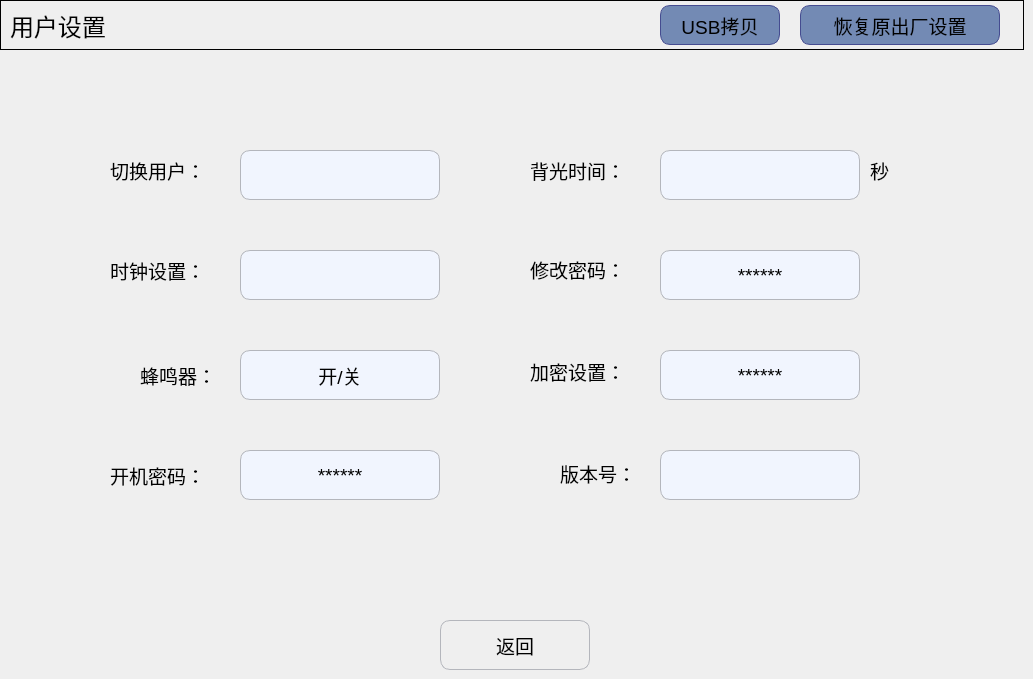
   <widget class="QWidget" name="page">
    <widget class="QPushButton" name="Btn_back">
     <property name="geometry">
      <rect>
       <x>440</x>
       <y>620</y>
       <width>150</width>
       <height>50</height>
      </rect>
     </property>
     <property name="minimumSize">
      <size>
       <width>150</width>
       <height>50</height>
      </size>
     </property>
     <property name="maximumSize">
      <size>
       <width>150</width>
       <height>50</height>
      </size>
     </property>
     <property name="font">
      <font>
       <pointsize>14</pointsize>
      </font>
     </property>
     <property name="styleSheet">
      <string notr="true">QPushButton
{
    border-style:solid; /*边框风格*/
    border-width:1px;/*边框宽度*/
    border-color:#B4B6BC; /*边框颜色*/
    border-radius:10px; /*边框倒角*/
}
QPushButton:pressed
{
    border-style:outset; /*边框风格*/
    background-color:qlineargradient(x1: 0, y1: 0, x2: 0, y2: 1, stop:0 #00befa, stop: 1 #0160ea);/*背景色*/
    border-width:1px;/*边框宽度*/
    border-color:#0055ff; /*边框颜色*/
    border-radius:10px; /*边框倒角*/
}</string>
     </property>
     <property name="text">
      <string>返回</string>
     </property>
     <property name="icon">
      <iconset resource="../resource.qrc">
       <normaloff>:/SetPage/setpage_images/back.png</normaloff>:/SetPage/setpage_images/back.png</iconset>
     </property>
     <property name="iconSize">
      <size>
       <width>40</width>
       <height>40</height>
      </size>
     </property>
    </widget>
    <widget class="QGroupBox" name="groupBox_2">
     <property name="geometry">
      <rect>
       <x>0</x>
       <y>0</y>
       <width>1024</width>
       <height>50</height>
      </rect>
     </property>
     <property name="minimumSize">
      <size>
       <width>1024</width>
       <height>50</height>
      </size>
     </property>
     <property name="maximumSize">
      <size>
       <width>1024</width>
       <height>50</height>
      </size>
     </property>
     <property name="styleSheet">
      <string notr="true">QGroupBox{
	border:  1px solid black;
}</string>
     </property>
     <property name="title">
      <string/>
     </property>
     <widget class="QLabel" name="label">
      <property name="geometry">
       <rect>
        <x>10</x>
        <y>10</y>
        <width>161</width>
        <height>31</height>
       </rect>
      </property>
      <property name="font">
       <font>
        <pointsize>18</pointsize>
       </font>
      </property>
      <property name="text">
       <string>用户设置</string>
      </property>
     </widget>
     <widget class="QPushButton" name="Btn_USBcopy">
      <property name="geometry">
       <rect>
        <x>660</x>
        <y>5</y>
        <width>120</width>
        <height>40</height>
       </rect>
      </property>
      <property name="minimumSize">
       <size>
        <width>120</width>
        <height>40</height>
       </size>
      </property>
      <property name="maximumSize">
       <size>
        <width>120</width>
        <height>40</height>
       </size>
      </property>
      <property name="font">
       <font>
        <pointsize>14</pointsize>
       </font>
      </property>
      <property name="styleSheet">
       <string notr="true">QPushButton
{
    background-color:#738AB4;
    border-style:solid; /*边框风格*/
    border-width:1px;/*边框宽度*/
    border-color:#454C90; /*边框颜色*/
    border-radius:10px; /*边框倒角*/
}
QPushButton:pressed
{
    border-style:outset; /*边框风格*/
    background-color:qlineargradient(x1: 0, y1: 0, x2: 0, y2: 1, stop:0 #00befa, stop: 1 #0160ea);/*背景色*/
    border-width:1px;/*边框宽度*/
    border-color:#0055ff; /*边框颜色*/
    border-radius:10px; /*边框倒角*/
}</string>
      </property>
      <property name="text">
       <string>USB拷贝</string>
      </property>
      <property name="iconSize">
       <size>
        <width>40</width>
        <height>40</height>
       </size>
      </property>
     </widget>
     <widget class="QPushButton" name="Btn_RST">
      <property name="geometry">
       <rect>
        <x>800</x>
        <y>5</y>
        <width>200</width>
        <height>40</height>
       </rect>
      </property>
      <property name="minimumSize">
       <size>
        <width>200</width>
        <height>40</height>
       </size>
      </property>
      <property name="maximumSize">
       <size>
        <width>200</width>
        <height>40</height>
       </size>
      </property>
      <property name="font">
       <font>
        <pointsize>14</pointsize>
       </font>
      </property>
      <property name="styleSheet">
       <string notr="true">QPushButton
{
    background-color:#738AB4;
    border-style:solid; /*边框风格*/
    border-width:1px;/*边框宽度*/
    border-color:#454C90; /*边框颜色*/
    border-radius:10px; /*边框倒角*/
}
QPushButton:pressed
{
    border-style:outset; /*边框风格*/
    background-color:qlineargradient(x1: 0, y1: 0, x2: 0, y2: 1, stop:0 #00befa, stop: 1 #0160ea);/*背景色*/
    border-width:1px;/*边框宽度*/
    border-color:#0055ff; /*边框颜色*/
    border-radius:10px; /*边框倒角*/
}</string>
      </property>
      <property name="text">
       <string>恢复原出厂设置</string>
      </property>
      <property name="iconSize">
       <size>
        <width>40</width>
        <height>40</height>
       </size>
      </property>
     </widget>
    </widget>
    <widget class="QLabel" name="label_14">
     <property name="geometry">
      <rect>
       <x>110</x>
       <y>450</y>
       <width>121</width>
       <height>51</height>
      </rect>
     </property>
     <property name="font">
      <font>
       <pointsize>14</pointsize>
      </font>
     </property>
     <property name="text">
      <string>开机密码：</string>
     </property>
    </widget>
    <widget class="QLineEdit" name="Edit_backlightTime">
     <property name="geometry">
      <rect>
       <x>660</x>
       <y>150</y>
       <width>200</width>
       <height>50</height>
      </rect>
     </property>
     <property name="minimumSize">
      <size>
       <width>200</width>
       <height>50</height>
      </size>
     </property>
     <property name="maximumSize">
      <size>
       <width>200</width>
       <height>50</height>
      </size>
     </property>
     <property name="font">
      <font>
       <pointsize>14</pointsize>
      </font>
     </property>
     <property name="styleSheet">
      <string notr="true">QLineEdit
{
    background-color:#F1F5FE;
    border-style:solid; /*边框风格*/
    border-width:1px;/*边框宽度*/
    border-color:#B4B6BC; /*边框颜色*/
    border-radius:10px; /*边框倒角*/
}</string>
     </property>
     <property name="echoMode">
      <enum>QLineEdit::Normal</enum>
     </property>
     <property name="alignment">
      <set>Qt::AlignCenter</set>
     </property>
    </widget>
    <widget class="QLabel" name="label_15">
     <property name="geometry">
      <rect>
       <x>140</x>
       <y>360</y>
       <width>101</width>
       <height>31</height>
      </rect>
     </property>
     <property name="font">
      <font>
       <pointsize>14</pointsize>
      </font>
     </property>
     <property name="text">
      <string>蜂鸣器：</string>
     </property>
    </widget>
    <widget class="QLabel" name="label_13">
     <property name="geometry">
      <rect>
       <x>110</x>
       <y>250</y>
       <width>121</width>
       <height>41</height>
      </rect>
     </property>
     <property name="font">
      <font>
       <pointsize>14</pointsize>
      </font>
     </property>
     <property name="text">
      <string>时钟设置：</string>
     </property>
    </widget>
    <widget class="QLabel" name="label_12">
     <property name="geometry">
      <rect>
       <x>110</x>
       <y>150</y>
       <width>121</width>
       <height>41</height>
      </rect>
     </property>
     <property name="font">
      <font>
       <pointsize>14</pointsize>
      </font>
     </property>
     <property name="text">
      <string>切换用户：</string>
     </property>
    </widget>
    <widget class="QLabel" name="label_16">
     <property name="geometry">
      <rect>
       <x>530</x>
       <y>351</y>
       <width>121</width>
       <height>41</height>
      </rect>
     </property>
     <property name="font">
      <font>
       <pointsize>14</pointsize>
      </font>
     </property>
     <property name="text">
      <string>加密设置：</string>
     </property>
    </widget>
    <widget class="QLabel" name="label_17">
     <property name="geometry">
      <rect>
       <x>560</x>
       <y>453</y>
       <width>91</width>
       <height>41</height>
      </rect>
     </property>
     <property name="font">
      <font>
       <pointsize>14</pointsize>
      </font>
     </property>
     <property name="text">
      <string>版本号：</string>
     </property>
    </widget>
    <widget class="QLabel" name="label_18">
     <property name="geometry">
      <rect>
       <x>530</x>
       <y>150</y>
       <width>121</width>
       <height>41</height>
      </rect>
     </property>
     <property name="font">
      <font>
       <pointsize>14</pointsize>
      </font>
     </property>
     <property name="text">
      <string>背光时间：</string>
     </property>
    </widget>
    <widget class="QLabel" name="label_19">
     <property name="geometry">
      <rect>
       <x>530</x>
       <y>249</y>
       <width>121</width>
       <height>41</height>
      </rect>
     </property>
     <property name="font">
      <font>
       <pointsize>14</pointsize>
      </font>
     </property>
     <property name="text">
      <string>修改密码：</string>
     </property>
    </widget>
    <widget class="QLabel" name="label_20">
     <property name="geometry">
      <rect>
       <x>870</x>
       <y>150</y>
       <width>41</width>
       <height>41</height>
      </rect>
     </property>
     <property name="font">
      <font>
       <pointsize>14</pointsize>
      </font>
     </property>
     <property name="text">
      <string>秒</string>
     </property>
    </widget>
    <widget class="QPushButton" name="Btn_clockSet">
     <property name="geometry">
      <rect>
       <x>240</x>
       <y>250</y>
       <width>200</width>
       <height>50</height>
      </rect>
     </property>
     <property name="minimumSize">
      <size>
       <width>200</width>
       <height>50</height>
      </size>
     </property>
     <property name="maximumSize">
      <size>
       <width>200</width>
       <height>50</height>
      </size>
     </property>
     <property name="font">
      <font>
       <pointsize>9</pointsize>
      </font>
     </property>
     <property name="styleSheet">
      <string notr="true">QPushButton
{
    background-color:#F1F5FE;
    border-style:solid; /*边框风格*/
    border-width:1px;/*边框宽度*/
    border-color:#B4B6BC; /*边框颜色*/
    border-radius:10px; /*边框倒角*/
}
QPushButton:pressed
{
    border-style:outset; /*边框风格*/
    background-color:qlineargradient(x1: 0, y1: 0, x2: 0, y2: 1, stop:0 #00befa, stop: 1 #0160ea);/*背景色*/
    border-width:1px;/*边框宽度*/
    border-color:#0055ff; /*边框颜色*/
    border-radius:10px; /*边框倒角*/
}</string>
     </property>
     <property name="text">
      <string/>
     </property>
     <property name="iconSize">
      <size>
       <width>40</width>
       <height>40</height>
      </size>
     </property>
    </widget>
    <widget class="QPushButton" name="Btn_modPassword">
     <property name="geometry">
      <rect>
       <x>660</x>
       <y>250</y>
       <width>200</width>
       <height>50</height>
      </rect>
     </property>
     <property name="minimumSize">
      <size>
       <width>200</width>
       <height>50</height>
      </size>
     </property>
     <property name="maximumSize">
      <size>
       <width>200</width>
       <height>50</height>
      </size>
     </property>
     <property name="font">
      <font>
       <pointsize>14</pointsize>
      </font>
     </property>
     <property name="styleSheet">
      <string notr="true">QPushButton
{
    background-color:#F1F5FE;
    border-style:solid; /*边框风格*/
    border-width:1px;/*边框宽度*/
    border-color:#B4B6BC; /*边框颜色*/
    border-radius:10px; /*边框倒角*/
}
QPushButton:pressed
{
    border-style:outset; /*边框风格*/
    background-color:qlineargradient(x1: 0, y1: 0, x2: 0, y2: 1, stop:0 #00befa, stop: 1 #0160ea);/*背景色*/
    border-width:1px;/*边框宽度*/
    border-color:#0055ff; /*边框颜色*/
    border-radius:10px; /*边框倒角*/
}</string>
     </property>
     <property name="text">
      <string>******</string>
     </property>
     <property name="iconSize">
      <size>
       <width>40</width>
       <height>40</height>
      </size>
     </property>
    </widget>
    <widget class="QPushButton" name="Btn_encryptionSet">
     <property name="geometry">
      <rect>
       <x>660</x>
       <y>350</y>
       <width>200</width>
       <height>50</height>
      </rect>
     </property>
     <property name="minimumSize">
      <size>
       <width>200</width>
       <height>50</height>
      </size>
     </property>
     <property name="maximumSize">
      <size>
       <width>200</width>
       <height>50</height>
      </size>
     </property>
     <property name="font">
      <font>
       <pointsize>14</pointsize>
      </font>
     </property>
     <property name="styleSheet">
      <string notr="true">QPushButton
{
    background-color:#F1F5FE;
    border-style:solid; /*边框风格*/
    border-width:1px;/*边框宽度*/
    border-color:#B4B6BC; /*边框颜色*/
    border-radius:10px; /*边框倒角*/
}
QPushButton:pressed
{
    border-style:outset; /*边框风格*/
    background-color:qlineargradient(x1: 0, y1: 0, x2: 0, y2: 1, stop:0 #00befa, stop: 1 #0160ea);/*背景色*/
    border-width:1px;/*边框宽度*/
    border-color:#0055ff; /*边框颜色*/
    border-radius:10px; /*边框倒角*/
}</string>
     </property>
     <property name="text">
      <string>******</string>
     </property>
     <property name="iconSize">
      <size>
       <width>40</width>
       <height>40</height>
      </size>
     </property>
    </widget>
    <widget class="QPushButton" name="Btn_buzzer">
     <property name="geometry">
      <rect>
       <x>240</x>
       <y>350</y>
       <width>200</width>
       <height>50</height>
      </rect>
     </property>
     <property name="minimumSize">
      <size>
       <width>200</width>
       <height>50</height>
      </size>
     </property>
     <property name="maximumSize">
      <size>
       <width>200</width>
       <height>50</height>
      </size>
     </property>
     <property name="font">
      <font>
       <pointsize>14</pointsize>
      </font>
     </property>
     <property name="styleSheet">
      <string notr="true">QPushButton
{
    background-color:#F1F5FE;
    border-style:solid; /*边框风格*/
    border-width:1px;/*边框宽度*/
    border-color:#B4B6BC; /*边框颜色*/
    border-radius:10px; /*边框倒角*/
}
QPushButton:pressed
{
    border-style:outset; /*边框风格*/
    background-color:qlineargradient(x1: 0, y1: 0, x2: 0, y2: 1, stop:0 #00befa, stop: 1 #0160ea);/*背景色*/
    border-width:1px;/*边框宽度*/
    border-color:#0055ff; /*边框颜色*/
    border-radius:10px; /*边框倒角*/
}</string>
     </property>
     <property name="text">
      <string>开/关</string>
     </property>
     <property name="iconSize">
      <size>
       <width>40</width>
       <height>40</height>
      </size>
     </property>
     <property name="checkable">
      <bool>true</bool>
     </property>
    </widget>
    <widget class="QLabel" name="label_switchUser">
     <property name="geometry">
      <rect>
       <x>240</x>
       <y>150</y>
       <width>200</width>
       <height>50</height>
      </rect>
     </property>
     <property name="minimumSize">
      <size>
       <width>200</width>
       <height>50</height>
      </size>
     </property>
     <property name="maximumSize">
      <size>
       <width>200</width>
       <height>50</height>
      </size>
     </property>
     <property name="font">
      <font>
       <pointsize>12</pointsize>
      </font>
     </property>
     <property name="styleSheet">
      <string notr="true">background-color:#F1F5FE;
border-style:solid; /*边框风格*/
border-width:1px;/*边框宽度*/
border-color:#B4B6BC; /*边框颜色*/
border-radius:10px; /*边框倒角*/</string>
     </property>
     <property name="text">
      <string/>
     </property>
     <property name="alignment">
      <set>Qt::AlignCenter</set>
     </property>
    </widget>
    <widget class="QLabel" name="label_versionNum">
     <property name="geometry">
      <rect>
       <x>660</x>
       <y>450</y>
       <width>200</width>
       <height>50</height>
      </rect>
     </property>
     <property name="minimumSize">
      <size>
       <width>200</width>
       <height>50</height>
      </size>
     </property>
     <property name="maximumSize">
      <size>
       <width>200</width>
       <height>50</height>
      </size>
     </property>
     <property name="font">
      <font>
       <pointsize>12</pointsize>
      </font>
     </property>
     <property name="styleSheet">
      <string notr="true">background-color:#F1F5FE;
border-style:solid; /*边框风格*/
border-width:1px;/*边框宽度*/
border-color:#B4B6BC; /*边框颜色*/
border-radius:10px; /*边框倒角*/</string>
     </property>
     <property name="text">
      <string/>
     </property>
     <property name="alignment">
      <set>Qt::AlignCenter</set>
     </property>
    </widget>
    <widget class="QPushButton" name="Btn_password">
     <property name="geometry">
      <rect>
       <x>240</x>
       <y>450</y>
       <width>200</width>
       <height>50</height>
      </rect>
     </property>
     <property name="minimumSize">
      <size>
       <width>200</width>
       <height>50</height>
      </size>
     </property>
     <property name="maximumSize">
      <size>
       <width>200</width>
       <height>50</height>
      </size>
     </property>
     <property name="font">
      <font>
       <pointsize>14</pointsize>
      </font>
     </property>
     <property name="styleSheet">
      <string notr="true">QPushButton
{
    background-color:#F1F5FE;
    border-style:solid; /*边框风格*/
    border-width:1px;/*边框宽度*/
    border-color:#B4B6BC; /*边框颜色*/
    border-radius:10px; /*边框倒角*/
}
QPushButton:pressed
{
    border-style:outset; /*边框风格*/
    background-color:qlineargradient(x1: 0, y1: 0, x2: 0, y2: 1, stop:0 #00befa, stop: 1 #0160ea);/*背景色*/
    border-width:1px;/*边框宽度*/
    border-color:#0055ff; /*边框颜色*/
    border-radius:10px; /*边框倒角*/
}</string>
     </property>
     <property name="text">
      <string>******</string>
     </property>
     <property name="iconSize">
      <size>
       <width>40</width>
       <height>40</height>
      </size>
     </property>
     <property name="checkable">
      <bool>true</bool>
     </property>
    </widget>
   </widget>
